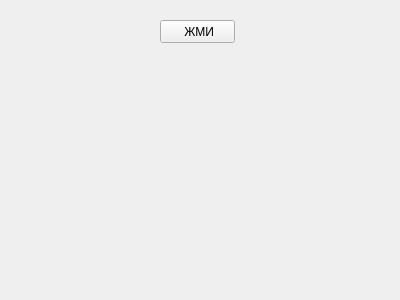
<?xml version="1.0" encoding="UTF-8"?>
<ui version="4.0">
 <class>Form</class>
 <widget class="QWidget" name="Form">
  <property name="geometry">
   <rect>
    <x>0</x>
    <y>0</y>
    <width>400</width>
    <height>300</height>
   </rect>
  </property>
  <property name="windowTitle">
   <string>Form</string>
  </property>
  <widget class="QPushButton" name="btn">
   <property name="geometry">
    <rect>
     <x>160</x>
     <y>20</y>
     <width>75</width>
     <height>23</height>
    </rect>
   </property>
   <property name="text">
    <string> ЖМИ</string>
   </property>
  </widget>
 </widget>
 <resources/>
 <connections/>
</ui>
